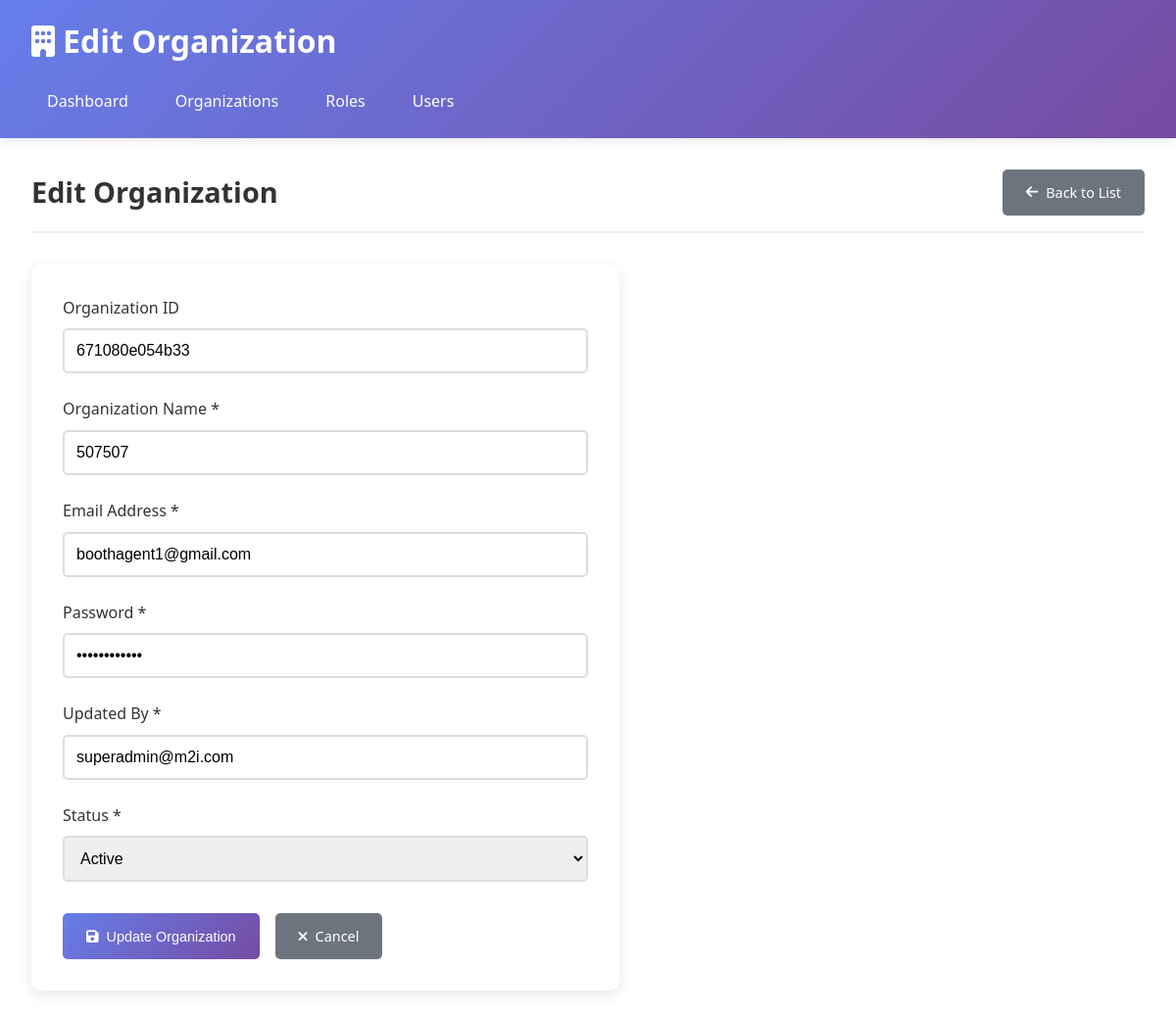
The page /pages/org_edit.php?id=671080e054b33 on the database its author committed.
### tables this page shows
CREATE TABLE `org_info` (
  `pk_org_id` varchar(50) NOT NULL,
  `org_name` varchar(50) NOT NULL,
  `org_email` varchar(50) NOT NULL,
  `org_password` varchar(50) NOT NULL,
  `org_updated_by` varchar(50) NOT NULL,
  `org_updated_on` timestamp(6) NOT NULL DEFAULT CURRENT_TIMESTAMP(6),
  `org_status` varchar(50) NOT NULL DEFAULT 'A'
);

### models/OrgInfo.php (called while the page is built, shortened)
<?php
class OrgInfo {
    private $conn;
    private $table_name = "org_info";
    public $pk_org_id;
    public function __construct($db) {
        $this->conn = $db;
    }
    public function readOne() {
        $query = "SELECT * FROM " . $this->table_name . " WHERE pk_org_id = ? LIMIT 0,1";
        $stmt = $this->conn->prepare($query);
        $stmt->bindParam(1, $this->pk_org_id);
        $stmt->execute();
        $row = $stmt->fetch(PDO::FETCH_ASSOC);
        if($row) {
            $this->org_name = $row['org_name'];
            $this->org_email = $row['org_email'];
            $this->org_password = $row['org_password'];
            $this->org_updated_by = $row['org_updated_by'];
            $this->org_status = $row['org_status'];
            return true;
        }
        return false;
    }
}
?>

### pages/org_edit.php (the view, shortened to what this page needs)
<?php
require_once '../models/OrgInfo.php';
$database = new Database();
$db = $database->getConnection();
$orgInfo = new OrgInfo($db);
$org_id = isset($_GET['id']) ? $_GET['id'] : '';
$orgInfo->pk_org_id = $org_id;
if(!$orgInfo->readOne()) {
    header("Location: org_list.php");
    exit();
}
?>
<!DOCTYPE html>
<html lang="en">
<head>
    <link rel="stylesheet" href="../assets/css/style.css">
    <link href="https://cdnjs.cloudflare.com/ajax/libs/font-awesome/6.0.0/css/all.min.css" rel="stylesheet">
</head>
<body>
    <div class="container">
        <header class="header">
            <h1><i class="fas fa-building"></i> Edit Organization</h1>
            <nav class="nav">
                <a href="../index.php" class="nav-link">Dashboard</a>
                <a href="org_list.php" class="nav-link">Organizations</a>
                <a href="role_list.php" class="nav-link">Roles</a>
                <a href="user_list.php" class="nav-link">Users</a>
            </nav>
        </header>
        <main class="main">
            <div class="page-header">
                <h2>Edit Organization</h2>
                <a href="org_list.php" class="btn btn-secondary">
                    <i class="fas fa-arrow-left"></i> Back to List
                </a>
            </div>
            <div class="form-container">
                <form action="<?php echo htmlspecialchars($_SERVER["PHP_SELF"]); ?>?id=<?php echo $org_id; ?>" method="post">
                    <div class="form-group">
                        <label for="org_id">Organization ID</label>
                        <input type="text" id="org_id" class="form-control"
                               value="<?php echo htmlspecialchars($orgInfo->pk_org_id); ?>"
                               readonly>
                    </div>
                    <div class="form-group">
                        <label for="org_name">Organization Name *</label>
                        <input type="text" id="org_name" name="org_name" class="form-control"
                               value="<?php echo htmlspecialchars($orgInfo->org_name); ?>"
                               required>
                    </div>
                    <div class="form-group">
                        <label for="org_email">Email Address *</label>
                        <input type="email" id="org_email" name="org_email" class="form-control"
                               value="<?php echo htmlspecialchars($orgInfo->org_email); ?>"
                               required>
                    </div>
                    <div class="form-group">
                        <label for="org_password">Password *</label>
                        <input type="password" id="org_password" name="org_password" class="form-control"
                               value="<?php echo htmlspecialchars($orgInfo->org_password); ?>"
                               required>
                    </div>
                    <div class="form-group">
                        <label for="org_updated_by">Updated By *</label>
                        <input type="text" id="org_updated_by" name="org_updated_by" class="form-control"
                               value="<?php echo htmlspecialchars($orgInfo->org_updated_by); ?>"
                               required>
                    </div>
                    <div class="form-group">
                        <label for="org_status">Status *</label>
                        <select id="org_status" name="org_status" class="form-control" required>
                            <option value="A" <?php echo ($orgInfo->org_status == 'A') ? 'selected' : ''; ?>>Active</option>
                        </select>
                    </div>
                    <div class="form-actions">
                        <button type="submit" class="btn btn-primary">
                            <i class="fas fa-save"></i> Update Organization
                        </button>
                        <a href="org_list.php" class="btn btn-secondary">
                            <i class="fas fa-times"></i> Cancel
                        </a>
                    </div>
                </form>
            </div>
        </main>
    </div>
</body>
</html>

### assets/css/style.css (style rules this page uses)
* { margin: 0; padding: 0; box-sizing: border-box; }
body { font-family: 'Segoe UI', Tahoma, Geneva, Verdana, sans-serif; line-height: 1.6; color: #333; background-color: #f5f5f5; }
.container { max-width: 1200px; margin: 0 auto; background-color: #fff; min-height: 100vh; box-shadow: 0 0 20px rgba(0,0,0,0.1); }
.header { background: linear-gradient(135deg, #667eea 0%, #764ba2 100%); color: white; padding: 1rem 2rem; box-shadow: 0 2px 10px rgba(0,0,0,0.1); }
.header h1 { font-size: 2rem; margin-bottom: 1rem; display: flex; align-items: center; gap: 0.5rem; }
.nav { display: flex; gap: 1rem; }
.nav-link { color: white; text-decoration: none; padding: 0.5rem 1rem; border-radius: 5px; transition: background-color 0.3s; }
.main { padding: 2rem; }
.page-header { display: flex; justify-content: space-between; align-items: center; margin-bottom: 2rem; padding-bottom: 1rem; border-bottom: 2px solid #eee; }
.page-header h2 { color: #333; font-size: 1.8rem; }
.btn { display: inline-flex; align-items: center; gap: 0.5rem; padding: 0.75rem 1.5rem; border: none; border-radius: 5px; text-decoration: none; font-size: 0.9rem; font-weight: 500; cursor: pointer; transition: all 0.3s; text-align: center; }
.btn-primary { background: linear-gradient(135deg, #667eea 0%, #764ba2 100%); color: white; }
.btn-secondary { background: #6c757d; color: white; }
.form-container { background: white; padding: 2rem; border-radius: 10px; box-shadow: 0 4px 15px rgba(0,0,0,0.1); max-width: 600px; }
.form-group { margin-bottom: 1.5rem; }
.form-group label { display: block; margin-bottom: 0.5rem; font-weight: 500; color: #333; }
.form-control { width: 100%; padding: 0.75rem; border: 2px solid #ddd; border-radius: 5px; font-size: 1rem; transition: border-color 0.3s; }
.form-actions { display: flex; gap: 1rem; margin-top: 2rem; }

### rows shown on the page
org_info: pk_org_id "671080e054b33", org_name "507507", org_email "boothagent1@gmail.com", org_updated_by "superadmin@m2i.com", org_status "Active"
